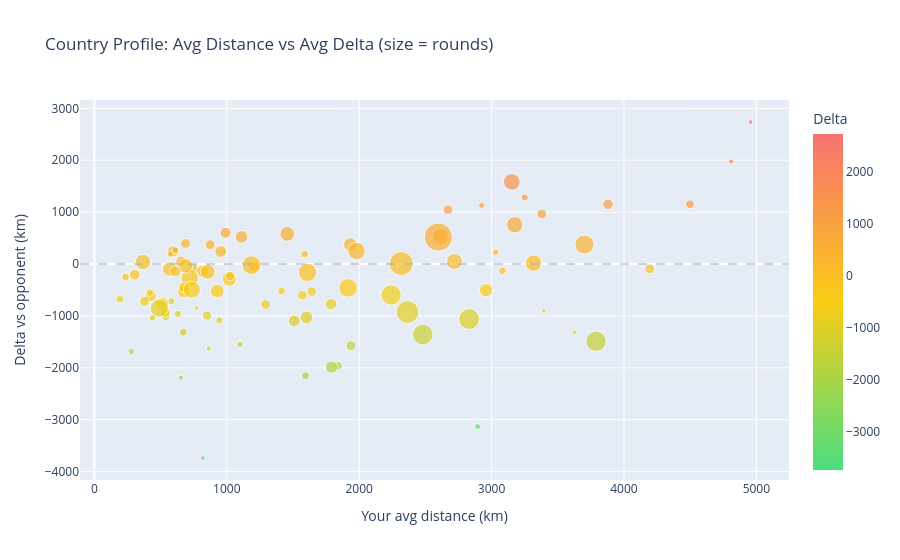

Notebook source saved alongside this figure:
### Code cell
if {"real_country_name", "my_dist_km", "dist_delta_km", "guessed_correctly"}.issubset(rounds.columns):
    by_country = (
        rounds.groupby("real_country_name", dropna=True).agg(
            rounds=("guessed_correctly", "count"),
            avg_dist_km=("my_dist_km", "mean"),
            avg_delta_km=("dist_delta_km", "mean"),
        ).reset_index()
    )
    by_country = by_country[by_country["rounds"] >= 5].copy()
    by_country["avg_dist_km"] = by_country["avg_dist_km"].round(1)
    by_country["avg_delta_km"] = by_country["avg_delta_km"].round(1)

    fig = px.scatter(
        by_country,
        x="avg_dist_km", y="avg_delta_km",
        size="rounds", hover_name="real_country_name",
        color="avg_delta_km", color_continuous_scale=["#4ade80", "#facc15", "#f87171"],
        title="Country Profile: Avg Distance vs Avg Delta (size = rounds)",
        labels={"avg_dist_km": "Your avg distance (km)", "avg_delta_km": "Delta vs opponent (km)"}
    )
    fig.add_hline(y=0, line_width=1, line_dash="dash", line_color="#9ca3af")
    fig.update_layout(coloraxis_colorbar_title="Delta")
    fig.show()

### Figure 1 — Plotly figure (JSON) as saved in the notebook; plotly's stock layout.template omitted (floating-point values rounded to 4 significant figures)
{"data": [{"hovertemplate": "<b>%{hovertext}</b><br><br>Your avg distance (km)=%{x}<br>Delta vs opponent (km)=%{marker.color}<br>rounds=%{marker.size}<extra></extra>", "hovertext": ["Albania", "Argentina", "Australia", "Austria", "Bangladesh", "Belgium", "Bhutan", "Bolivia, Plurinational State of", "Bosnia and Herzegovina", "Botswana", "Brazil", "Bulgaria", "Cambodia", "Canada", "Chile", "Colombia", "Costa Rica", "Croatia", "Curaçao", "Czechia", "Denmark", "Dominican Republic", "Ecuador", "Estonia", "Eswatini", "Finland", "France", "Germany", "Ghana", "Greece", "Guatemala", "Hong Kong", "Hungary", "Iceland", "India", "Indonesia", "Ireland", "Israel", "Italy", "Japan", "Jordan", "Kazakhstan", "Kenya", "Korea, Republic of", "Kyrgyzstan", "Lao People's Democratic Republic", "Latvia", "Lesotho", "Lithuania", "Luxembourg", "Malaysia", "Malta", "Mexico", "Mongolia", "Montenegro", "Namibia", "Nepal", "Netherlands", "New Zealand", "Nigeria", "Norway", "Oman", "Panama", "Peru", "Philippines", "Poland", "Portugal", "Puerto Rico", "Qatar", "Romania", "Russian Federation", "Rwanda", "Senegal", "Serbia", "Singapore", "Slovakia", "Slovenia", "South Africa", "Spain", "Sri Lanka", "Sweden", "Switzerland", "Taiwan, Province of China", "Thailand", "Tunisia", "Türkiye", "Ukraine", "United Arab Emirates", "United Kingdom", "United States", "Uruguay", "Viet Nam"], "legendgroup": "", "marker": {"color": [-1036.0, -1359.0, -1489, 244.1, -527.8, 370.9, -3132.0, -1096.0, 191, -775.2, -926, 242.4, 1150.0, -461.1, 17.1, 757.3, -898.5, -999.4, -1319.0, -619.3, -84.7, 2736.0, -94, -1689.0, -132.2, -140.2, -270.7, 39.8, -50.6, -292.1, -601.1, -3738, -449.6, 191.4, 1582.0, -1060.0, 603.1, -991.1, -494.9, -22.4, -959.6, -780.1, -1031.0, 1150.0, -518.4, -2188.0, -233.9, 1130.0, -717.4, -677.9, 372.8, -1630.0, 373.6, -1084.0, -716.7, -2152, -848.9, -207.9, -502.7, -768.6, -148.2, 1280.0, 964.7, 49.8, 519.7, 521.3, 52, 224.3, 266.2, -35, 9.1, -1548.0, -1574.0, -929.8, -1962.0, -251.5, -552.1, -597.2, -160.7, -532, -95.9, 396.8, -139.6, 251, 1977.0, 579.2, -521.8, -1314.0, -850.9, 518.8, -1986.0, 1046], "coloraxis": "coloraxis", "size": [10, 94, 93, 28, 38, 22, 8, 31, 10, 29, 114, 32, 24, 77, 59, 59, 5, 19, 5, 28, 22, 5, 21, 10, 13, 33, 68, 53, 27, 44, 21, 5, 25, 13, 62, 96, 27, 19, 65, 78, 12, 21, 36, 17, 14, 6, 20, 8, 21, 14, 41, 6, 80, 11, 12, 14, 5, 25, 39, 38, 49, 12, 22, 56, 59, 36, 25, 9, 11, 46, 127, 9, 22, 23, 16, 14, 13, 92, 75, 20, 46, 22, 28, 68, 6, 48, 42, 14, 72, 176, 33, 21], "sizemode": "area", "sizeref": 0.44, "symbol": "circle"}, "mode": "markers", "name": "", "orientation": "v", "showlegend": false, "type": "scatter", "x": [438.6, 2480.0, 3789.0, 593.9, 676.5, 874.4, 2895.0, 1509.0, 574.8, 1788.0, 2365.0, 954.8, 3880.0, 1916.0, 3317.0, 3175.0, 3394.0, 536.9, 3625.0, 425.8, 745.3, 4956.0, 4195.0, 279.1, 3082.0, 817.6, 720.5, 367.6, 1206.0, 1020.0, 1572.0, 819.1, 675.6, 1587.0, 3153, 2830.0, 990.7, 850.5, 736.3, 1186.0, 630.9, 1293.0, 1601.0, 4498.0, 1413.0, 652.4, 1025.0, 2925.0, 378.8, 192.7, 1933.0, 862.4, 3701.0, 944.1, 581.2, 1594.0, 771.7, 304.8, 2958.0, 511.4, 856.3, 3250.0, 3379, 2720.0, 2614.0, 1111.0, 654.9, 3030.0, 612, 687, 2318, 1100.0, 1938, 534.5, 1841.0, 235.5, 419.9, 2241.0, 1610.0, 1642.0, 569.7, 688.1, 611.3, 1980.0, 4809.0, 1456.0, 928.3, 671.7, 490.4, 2598.0, 1791, 2671.0], "xaxis": "x", "y": [-1036.0, -1359.0, -1489, 244.1, -527.8, 370.9, -3132.0, -1096.0, 191, -775.2, -926, 242.4, 1150.0, -461.1, 17.1, 757.3, -898.5, -999.4, -1319.0, -619.3, -84.7, 2736.0, -94, -1689.0, -132.2, -140.2, -270.7, 39.8, -50.6, -292.1, -601.1, -3738, -449.6, 191.4, 1582.0, -1060.0, 603.1, -991.1, -494.9, -22.4, -959.6, -780.1, -1031.0, 1150.0, -518.4, -2188.0, -233.9, 1130.0, -717.4, -677.9, 372.8, -1630.0, 373.6, -1084.0, -716.7, -2152, -848.9, -207.9, -502.7, -768.6, -148.2, 1280.0, 964.7, 49.8, 519.7, 521.3, 52, 224.3, 266.2, -35, 9.1, -1548.0, -1574.0, -929.8, -1962.0, -251.5, -552.1, -597.2, -160.7, -532, -95.9, 396.8, -139.6, 251, 1977.0, 579.2, -521.8, -1314.0, -850.9, 518.8, -1986.0, 1046], "yaxis": "y"}], "layout": {"coloraxis": {"colorbar": {"title": {"text": "Delta"}}, "colorscale": [[0, "#4ade80"], [0.5, "#facc15"], [1, "#f87171"]]}, "legend": {"itemsizing": "constant", "tracegroupgap": 0}, "shapes": [{"line": {"color": "#9ca3af", "dash": "dash", "width": 1}, "type": "line", "x0": 0, "x1": 1, "xref": "x domain", "y0": 0, "y1": 0, "yref": "y"}], "title": {"text": "Country Profile: Avg Distance vs Avg Delta (size = rounds)"}, "xaxis": {"anchor": "y", "domain": [0, 1], "title": {"text": "Your avg distance (km)"}}, "yaxis": {"anchor": "x", "domain": [0, 1], "title": {"text": "Delta vs opponent (km)"}}}}
